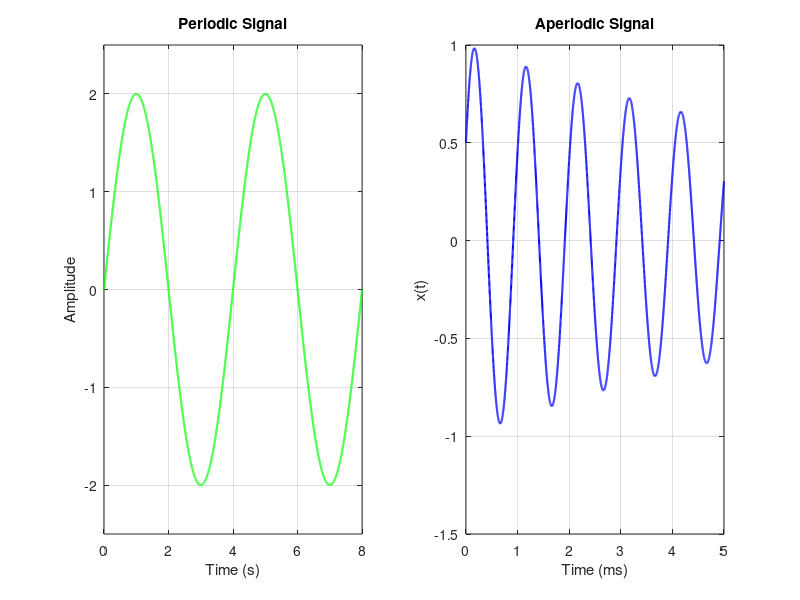
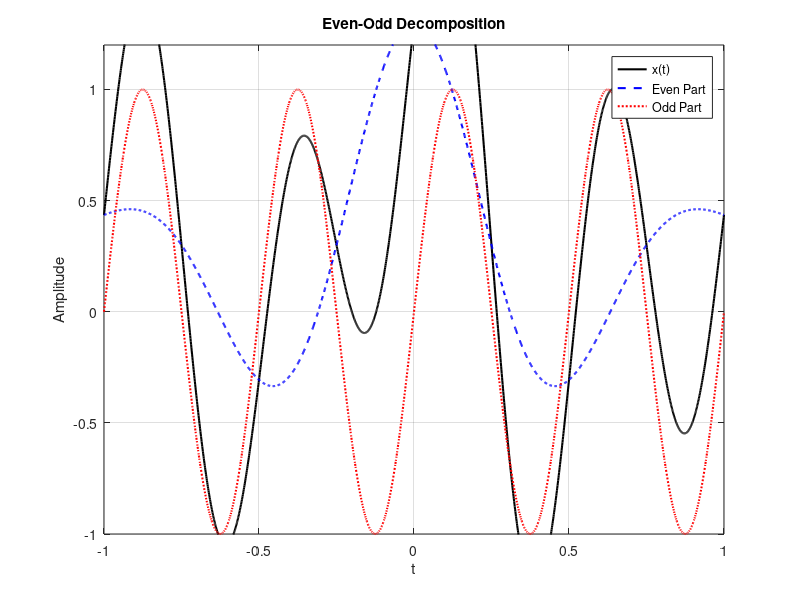
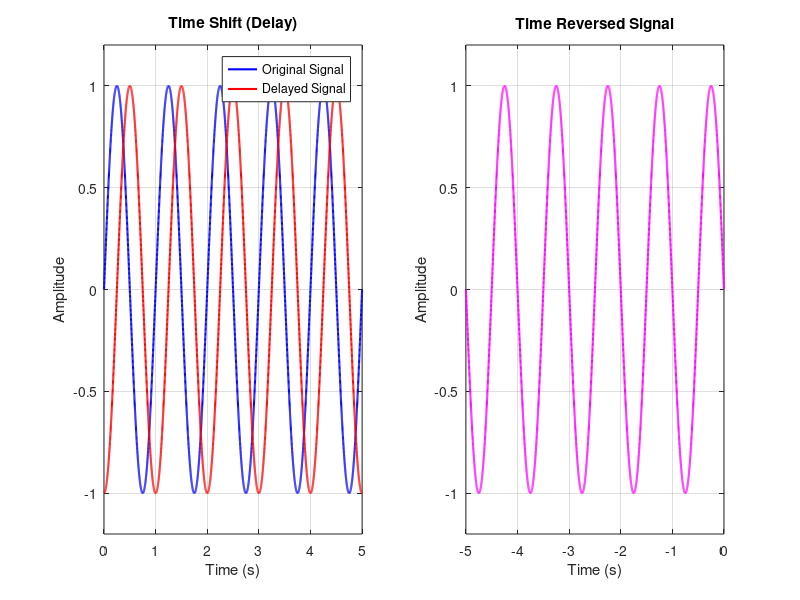

MATLAB code for these plots, in order:
%% SIGNALS AND SYSTEMS EXPERIMENTS
clc;
clear;
close all;

%% ==========================================================
%% 1. Periodic and Aperiodic Signals
%% ==========================================================

% Periodic Signal
t1 = 0:0.001:8;
A = 2;
f = 0.25;

x1 = A*sin(2*pi*f*t1);

% Aperiodic Signal
t2 = 0:0.001:5;
f2 = 1;

x2 = exp(-0.1*t2).*sin(2*pi*f2*t2 + pi/6);

figure;

subplot(1,2,1)
plot(t1,x1,'g','LineWidth',1.5);
grid on;
axis([0 8 -2.5 2.5]);
title('Periodic Signal');
xlabel('Time (s)');
ylabel('Amplitude');

subplot(1,2,2)
plot(t2,x2,'b','LineWidth',1.5);
grid on;
axis([0 5 -1.5 1]);
title('Aperiodic Signal');
xlabel('Time (ms)');
ylabel('x(t)');

%% ==========================================================
%% 2. Even and Odd Signal Decomposition
%% ==========================================================

t = -1:0.001:1;

% Original Signal
x = 0.3 + sin(4*pi*t) + exp(-2*t.^2).*cos(2*pi*t);

% Time-Reversed Signal
x_rev = 0.3 + sin(-4*pi*t) + exp(-2*t.^2).*cos(2*pi*t);

% Even Part
xe = (x + x_rev)/2;

% Odd Part
xo = (x - x_rev)/2;

figure;

plot(t,x,'k','LineWidth',1.5);
hold on;
plot(t,xe,'b--','LineWidth',1.5);
plot(t,xo,'r:','LineWidth',1.5);

grid on;
axis([-1 1 -1 1.2]);

title('Even-Odd Decomposition');
xlabel('t');
ylabel('Amplitude');
legend('x(t)','Even Part','Odd Part','Location','northeast');

%% ==========================================================
%% 3. Time Shifting and Time Reversal
%% ==========================================================

t = 0:0.001:5;

% Original Signal
x = sin(2*pi*t);

% Delayed Signal
delay = 0.25;
x_delay = sin(2*pi*(t-delay));

% Time-Reversed Signal
t_rev = -5:0.001:0;
x_reverse = sin(2*pi*(-t_rev));

figure;

subplot(1,2,1)
plot(t,x,'b','LineWidth',1.5);
hold on;
plot(t,x_delay,'r','LineWidth',1.5);

grid on;
axis([0 5 -1.2 1.2]);

title('Time Shift (Delay)');
xlabel('Time (s)');
ylabel('Amplitude');
legend('Original Signal','Delayed Signal','Location','best');

subplot(1,2,2)
plot(t_rev,x_reverse,'m','LineWidth',1.5);

grid on;
axis([-5 0 -1.2 1.2]);

title('Time Reversed Signal');
xlabel('Time (s)');
ylabel('Amplitude');
